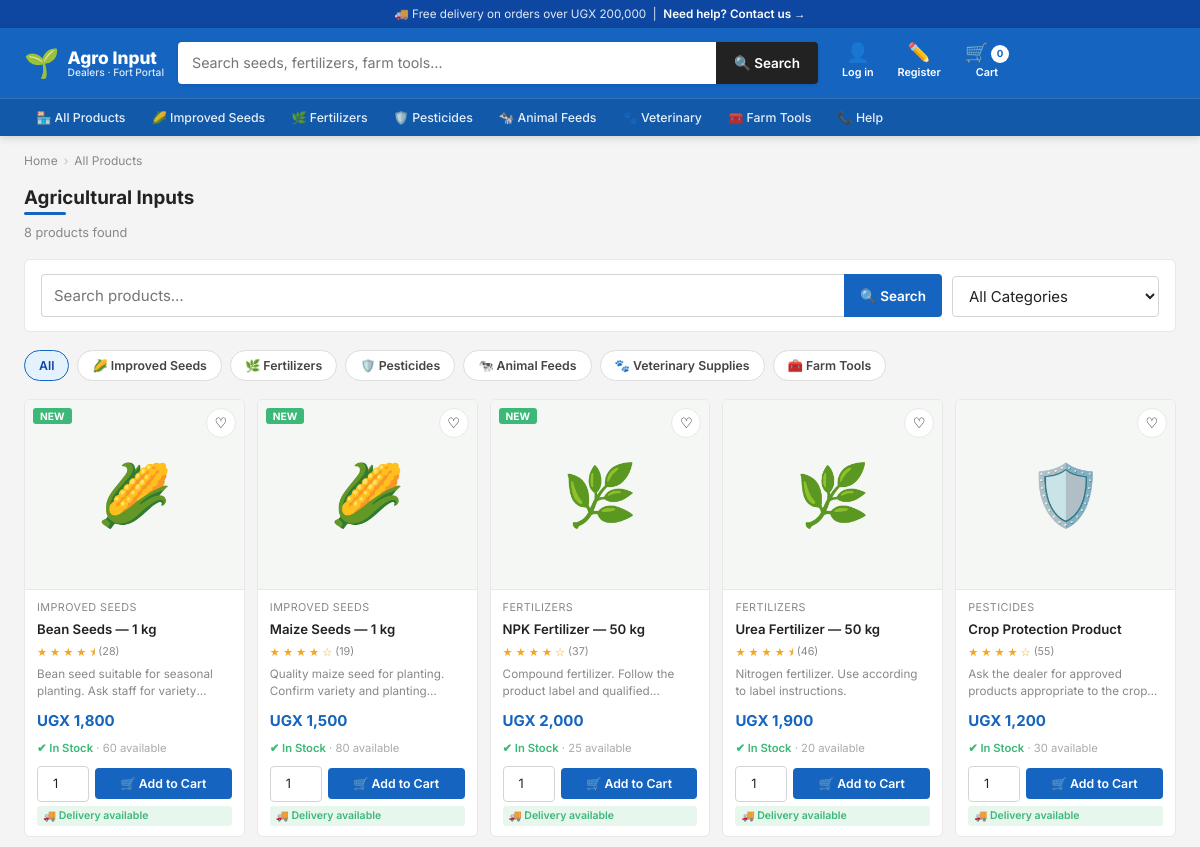
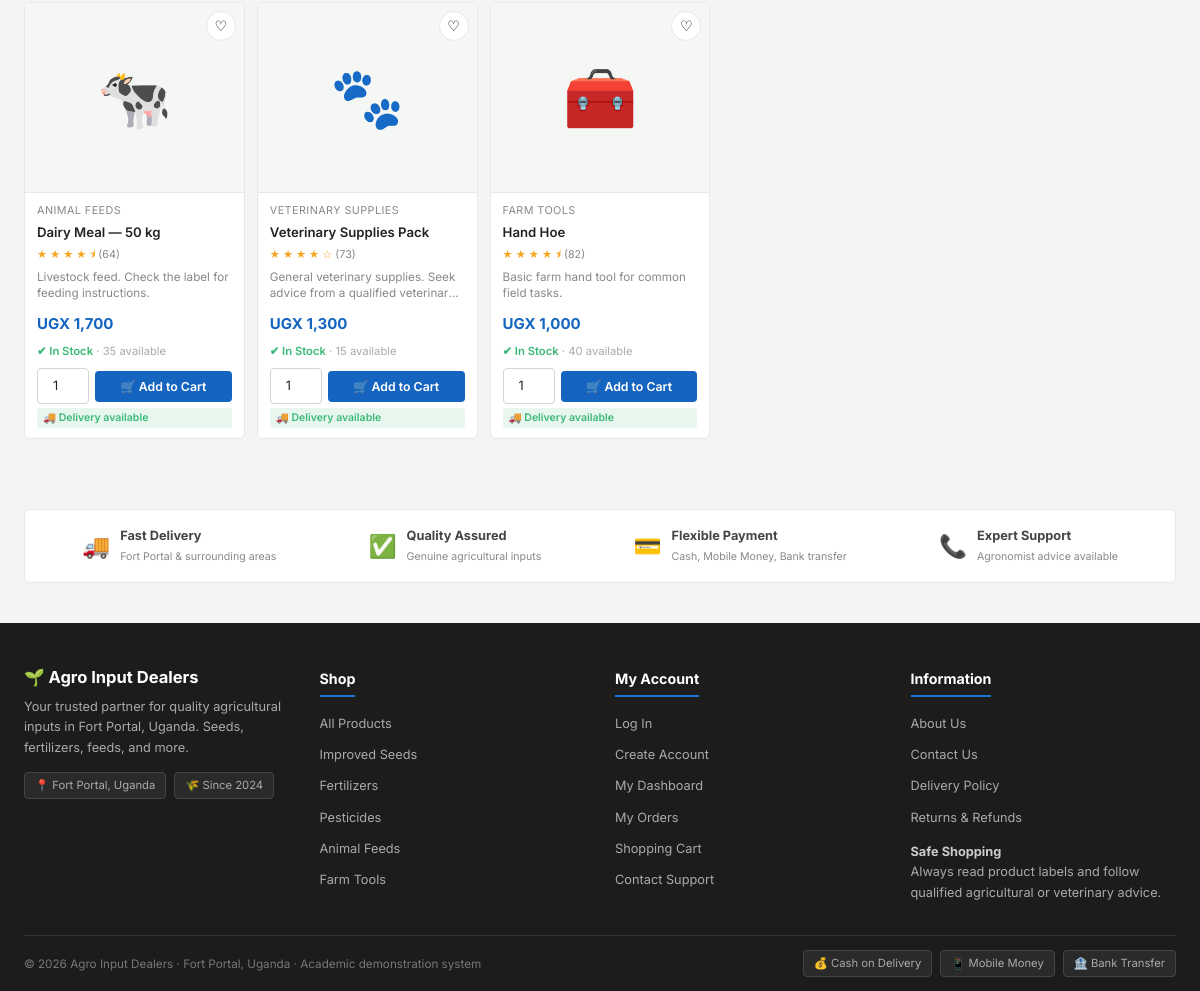
/products.php, run on the app's committed database (2 pictures, top to bottom).
### tables this page shows
CREATE TABLE IF NOT EXISTS products (
  id INT UNSIGNED AUTO_INCREMENT PRIMARY KEY,
  name VARCHAR(160) NOT NULL,
  category ENUM('Improved Seeds','Fertilizers','Pesticides','Animal Feeds','Veterinary Supplies','Farm Tools') NOT NULL,
  description TEXT,
  price DECIMAL(12,2) NOT NULL DEFAULT 0,
  stock_quantity INT NOT NULL DEFAULT 0,
  image_url VARCHAR(500) DEFAULT NULL,
  active TINYINT(1) NOT NULL DEFAULT 1,
  created_at TIMESTAMP NOT NULL DEFAULT CURRENT_TIMESTAMP,
  INDEX idx_products_category (category),
  INDEX idx_products_active (active)
);

### config.php (called while the page is built, shortened)
<?php
function e(?string $value): string {
    return htmlspecialchars($value ?? '', ENT_QUOTES | ENT_SUBSTITUTE, 'UTF-8');
}
function money(float|int|string $amount): string {
    return 'UGX ' . number_format((float)$amount, 0);
}

### products.php (the view, shortened to what this page needs)
<?php
require 'config.php';
$q = trim($_GET['q'] ?? '');
$category = trim($_GET['category'] ?? '');
$allowed = ['Improved Seeds','Fertilizers','Pesticides','Animal Feeds','Veterinary Supplies','Farm Tools'];
$sql = "SELECT * FROM products WHERE active=1";
$params = [];
$sql .= " ORDER BY category, name";
$stmt = $pdo->prepare($sql); $stmt->execute($params);
$products = $stmt->fetchAll();
$catIcons = ['Improved Seeds'=>'🌽','Fertilizers'=>'🌿','Pesticides'=>'🛡️','Animal Feeds'=>'🐄','Veterinary Supplies'=>'🐾','Farm Tools'=>'🧰'];
require 'includes/header.php';
?>
<div class="breadcrumb">
  <a href="index.php">Home</a>
  <span class="sep">›</span>
  <?php if ($category): ?>
    <a href="products.php">Products</a>
    <span class="sep">›</span>
    <span><?= e($category) ?></span>
  <?php elseif ($q): ?>
    <a href="products.php">Products</a>
    <span class="sep">›</span>
    <span>Search: "<?= e($q) ?>"</span>
  <?php else: ?>
    <span>All Products</span>
  <?php endif; ?>
</div>
<div class="listing-header">
  <div>
    <h1 class="page-title"><?= $category ? e($category) : 'Agricultural Inputs' ?></h1>
    <p class="muted" style="margin-top:8px;"><?= count($products) ?> product<?= count($products) !== 1 ? 's' : '' ?> found<?= $q ? ' for "'.e($q).'"' : '' ?></p>
  </div>
</div>
<div class="filters-bar">
  <form method="get" class="searchbar" role="search">
    <input type="search" name="q" value="<?= e($q) ?>" placeholder="Search products…" aria-label="Search">
    <button class="btn" type="submit">🔍 Search</button>
  </form>
  <form method="get" id="catForm">
    <select name="category" onchange="document.getElementById('catForm').submit()" aria-label="Filter by category">
      <option value="">All Categories</option>
    </select>
  </form>
</div>
<div style="display:flex; gap:8px; flex-wrap:wrap; margin-bottom:18px;">
  <a href="products.php" style="display:inline-block; padding:5px 14px; border-radius:20px; font-size:.82rem; font-weight:600; border:1.5px solid <?= $category==='' ? '#1565c0' : '#ddd' ?>; background:<?= $category==='' ? '#e3f2fd' : '#fff' ?>; color:<?= $category==='' ? '#0d47a1' : '#444' ?>; text-decoration:none;">All</a>
  <?php foreach ($allowed as $c): ?>
    <a href="products.php?category=<?= urlencode($c) ?><?= $q ? '&q='.urlencode($q) : '' ?>"
       style="display:inline-block; padding:5px 14px; border-radius:20px; font-size:.82rem; font-weight:600; border:1.5px solid <?= $category===$c ? '#1565c0' : '#ddd' ?>; background:<?= $category===$c ? '#e3f2fd' : '#fff' ?>; color:<?= $category===$c ? '#0d47a1' : '#444' ?>; text-decoration:none;">
      <?= $catIcons[$c] ?? '' ?> <?= e($c) ?>
    </a>
  <?php endforeach; ?>
</div>
<?php if (!$products): ?>
<div class="empty">
  <div class="empty-icon">🔍</div>
  <h2>No products found</h2>
  <p>We couldn't find products matching your search. Try different keywords or browse all categories.</p>
  <a class="btn" href="products.php">View All Products</a>
</div>
<?php else: ?>
<div class="grid">
<?php foreach ($products as $i => $p):
  $emoji = $catIcons[$p['category']] ?? '🌱';
  $stars = 4 + ($p['id'] % 2 == 0 ? 0.5 : 0);
  $fullStars = floor($stars); $halfStar = ($stars - $fullStars) >= 0.5;
  $reviews = 10 + ($p['id'] * 9 % 90);
  $isNew = $i < 3;
?>
<article class="product-card">
  <?php if ($isNew): ?><div class="badge-wrap"><span class="badge new">NEW</span></div><?php endif; ?>
  <button class="wishlist-btn" title="Add to wishlist" type="button">♡</button>
  <div class="product-image" style="height:190px; overflow:hidden; background:#f5f7f5;">
    <?php if (!empty($p['image_url'])): ?>
      <div style="display:none; width:100%; height:100%; align-items:center; justify-content:center; font-size:4rem;"><?= $emoji ?></div>
    <?php else: ?>
      <div style="width:100%; height:100%; display:flex; align-items:center; justify-content:center; font-size:4rem;"><?= $emoji ?></div>
    <?php endif; ?>
  </div>
  <div class="product-body">
    <div class="p-category"><?= e($p['category']) ?></div>
    <h3><?= e($p['name']) ?></h3>
    <div class="stars">
      <?php for ($s = 1; $s <= 5; $s++): ?>
        <span class="star-icon"><?= $s <= $fullStars ? '★' : ($halfStar && $s == $fullStars+1 ? '⯨' : '☆') ?></span>
      <?php endfor; ?>
      <span class="rating-count">(<?= $reviews ?>)</span>
    </div>
    <?php if (!empty($p['description'])): ?>
    <p style="font-size:.78rem; color:#888; margin:0 0 6px; line-height:1.4; display:-webkit-box; -webkit-line-clamp:2; -webkit-box-orient:vertical; overflow:hidden;"><?= e($p['description']) ?></p>
    <?php endif; ?>
    <div class="price-wrap">
      <span class="price"><?= money($p['price']) ?></span>
    </div>
    <div class="stock">
      <?php if ((int)$p['stock_quantity'] > 0): ?>
        <span class="in-stock">✔ In Stock</span>
        <span style="color:#aaa;"> · <?= (int)$p['stock_quantity'] ?> available</span>
      <?php else: ?>
        <span class="out-stock">✘ Out of Stock</span>
      <?php endif; ?>
    </div>
    <?php if ((int)$p['stock_quantity'] > 0): ?>
    <form method="post" action="cart.php" class="add-form">
      <input class="qty" type="number" name="quantity" min="1" max="<?= (int)$p['stock_quantity'] ?>" value="1" aria-label="Quantity">
      <button class="btn" type="submit">🛒 Add to Cart</button>
    </form>
    <?php else: ?>
    <button class="btn secondary" disabled style="width:100%; margin-top:auto;">Out of Stock</button>
    <?php endif; ?>
    <span class="free-delivery">🚚 Delivery available</span>
  </div>
</article>
<?php endforeach; ?>
</div>
<?php endif; ?>
<?php require 'includes/footer.php'; ?>

### data on the page
products: shows "NEW", category "🌽", category "IMPROVED SEEDS", name "Bean Seeds — 1 kg", id "28", description "Bean seed suitable for seasonal planting. Ask staff for…", price "UGX 1,800", stock_quantity "60"
products: shows "NEW", category "🌽", category "IMPROVED SEEDS", name "Maize Seeds — 1 kg", id "19", description "Quality maize seed for planting. Confirm variety and…", price "UGX 1,500", stock_quantity "80"
products: shows "NEW", category "🌿", category "FERTILIZERS", name "NPK Fertilizer — 50 kg", id "37", description "Compound fertilizer. Follow the product label and…", price "UGX 2,000", stock_quantity "25"
products: category "🌿", category "FERTILIZERS", name "Urea Fertilizer — 50 kg", id "46", description "Nitrogen fertilizer. Use according to label instructions.", price "UGX 1,900", stock_quantity "20"
products: category "🛡️", category "PESTICIDES", name "Crop Protection Product", id "55", description "Ask the dealer for approved products appropriate to the…", price "UGX 1,200", stock_quantity "30"
products: category "🐄", category "ANIMAL FEEDS", name "Dairy Meal — 50 kg", id "64", description "Livestock feed. Check the label for feeding instructions.", price "UGX 1,700", stock_quantity "35"
products: category "🐾", category "VETERINARY SUPPLIES", name "Veterinary Supplies Pack", id "73", description "General veterinary supplies. Seek advice from a qualified…", price "UGX 1,300", stock_quantity "15"
products: category "🧰", category "FARM TOOLS", name "Hand Hoe", id "82", description "Basic farm hand tool for common field tasks.", price "UGX 1,000", stock_quantity "40"

### other printed values
cart_count() "0"
count($products) "8"
$catIcons[$c] "🌽"
$c "Improved Seeds"
$catIcons[$c] "🌿"
$c "Fertilizers"
$catIcons[$c] "🛡️"
$c "Pesticides"
$catIcons[$c] "🐄"
$c "Animal Feeds"
$catIcons[$c] "🐾"
$c "Veterinary Supplies"
$catIcons[$c] "🧰"
$c "Farm Tools"
